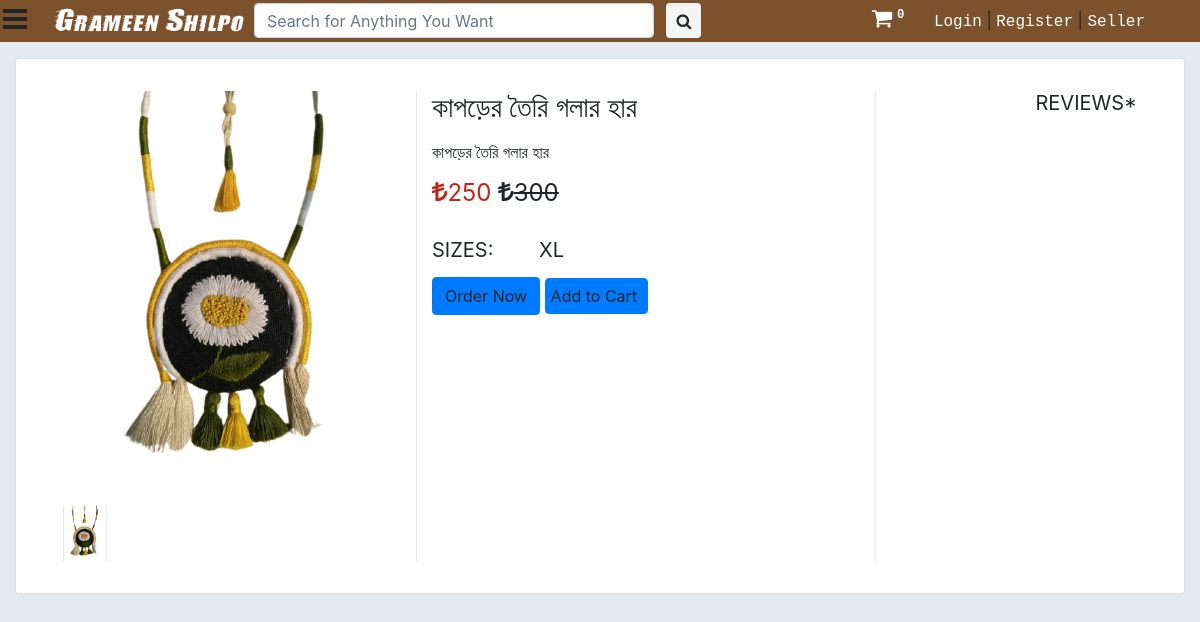
Page /product/46 on the committed database.
### saler/models.py (models this page shows, shortened)
class Product(models.Model):
	GST_CHOICES = (("0",'0'),("3",'3'),("5",'5'),("12",'12'),("18",'18'),("28",'28'))
	product_id = models.BigAutoField(primary_key=True)
	product_id2 = models.CharField(max_length=100,default='')
	shop = models.ForeignKey(User, on_delete=models.CASCADE,default='')
	product_name = models.CharField(max_length=100)
	category = models.ForeignKey(category, default="", verbose_name="Category", on_delete=models.SET_DEFAULT, null=True)
	subcategory = models.CharField(max_length=50, default="")
	price = models.IntegerField(default=0)
	price_not = models.IntegerField(default=999)
	desc = models.TextField()
	gst = models.CharField(default='0',max_length=3,choices=GST_CHOICES)
	pub_date = models.DateField(auto_now=True)
	image1 = models.ImageField(upload_to='products/images', default="",null=True)
	image2 = models.ImageField(upload_to='products/images', default="",null=True,blank=True)
	image3 = models.ImageField(upload_to='products/images', default="",null=True,blank=True)
	image4 = models.ImageField(upload_to='products/images', default="",null=True,blank=True)
	image5 = models.ImageField(upload_to='products/images', default="",null=True,blank=True)

class ProductSize(models.Model):
	product = models.ForeignKey(Product,on_delete=models.CASCADE)
	size = models.CharField(max_length=20)
	quantity = models.IntegerField(default=0, null=True)

### main/views.py (the view)
# urls.py: path("product/<int:prod_id>", views.productView, name="ProductView"),
def productView(request, prod_id):
	if request.method == 'POST' and request.user.is_authenticated:
		prod = Product.objects.filter(product_id = prod_id).first()
		review = request.POST.get('review')
		ProductReview(user=request.user,product=prod,review=review).save()
		return redirect(f"/product/{prod_id}")
	prod = Product.objects.filter(product_id = prod_id).first()
	params = {
		'product':prod,
		'product_review': ProductReview.objects.filter(product = prod),
		'sizes':[item for item in ProductSize.objects.filter(product=Product.objects.filter(product_id = prod_id)[0])],
		'cart_element_no' : len([p for p in Cart.objects.all() if p.user == request.user]),
		'category':category.objects.all(),
	}
	return render(request, 'main/single.html', params)

### main/templatetags/app_tags.py (called while the page is built)
@register.filter(name='split')
def split(str, key):
    return str.split(key)

### saler/models.py (called while the page is built)
	def __str__(self):
		return f'{self.name}'

### main/templates/main/single.html (shortened to what this page needs)
{% extends 'main/base.html' %}
{% block main_body %}
{% load static %}
	<div class="container-fluid mt-3">
		<div class="card mt-0">
			<div class="container-fluid">
				<div class="wrapper row">
					<div class="preview col-md-4" style="">
						<div id="gallery">
							<div class="preview-pic tab-content">
							  <div class="tab-pane active" style="height: 400px; width: auto; display: flex;"><img src="{{product.image1.url}}"  alt="" id="main-img" style="max-height: 100%; max-width:100%; width: auto; margin: auto" /></div>
							</div>
							<ul class="preview-thumbnail nav nav-tabs">
							  <li class="active"><img src="{{product.image1.url}}" /></li>
							</ul>
						</div>
					</div>
					<div class="details col-md-5" style="border-left: solid 1px #e2eaef; border-right: solid 1px #e2eaef;">
						<h3 class="product-title">{{product.product_name}}</h3>
						<p class="product-description">{{product.desc}}</p>
						<h4 class="price"><p><span class="item_price"><span><i class="fa fa-try"
											aria-hidden="true"></i></span>{{product.price}}</span> <del><i class="fa fa-try"
											aria-hidden="true"></i>{{product.price_not}}</del></p></h4>
            {% if sizes %}
						<h5 class="sizes">sizes:
              {% for me in sizes %}
							<span class="size" data-toggle="tooltip" title="small">{{me.size}}</span>
							{% endfor %}
						</h5>
						<div class="action">
              <div>
                    <a p_id="{{product.product_id}}" class="btn btn-primary oprbtn" id="ord{{product.product_id}}">Order Now</a>
                        <a p_id="{{product.product_id}}" class="btn btn-primary oprbtn"  style="padding: 5px 10px 5px 5px;" id="atc{{product.product_id}}">Add to Cart</a>
                  </div>
            </div>
            {% endif %}
					</div>
          <div class="col-md-3">
            <div class="float-right w-100">
              <h5 class="product-title float-right">Reviews*</h2>
              <div style="height: 400px; overflow-y: scroll;">
              </div>
            </div>
          </div>
				</div>
			</div>
		</div>
  </div>
{% endblock main_body %}

### main/static/main/css/style.css (style rules this page uses)
body a { text-decoration:none; transition:0.5s all; -webkit-transition:0.5s all; -moz-transition:0.5s all; -o-transition:0.5s all; -ms-transition:0.5s all; }
.active { left: 0; }

### main/templates/main/single.html (style rules this page uses)
body { background-color: #e2eaef; overflow-x: hidden; }
.tab-pane { width: 450px; height: auto; }
li img { border-left: solid 1px #e2eaef; border-right: solid 1px #e2eaef; }
.preview { display: -webkit-box; display: -webkit-flex; display: -ms-flexbox; display: flex; -webkit-box-orient: vertical; -webkit-box-direction: normal; -webkit-flex-direction: column; -ms-flex-direction: column; flex-direction: column; }
.preview-pic { -webkit-box-flex: 1; -webkit-flex-grow: 1; -ms-flex-positive: 1; flex-grow: 1; }
.preview-thumbnail.nav-tabs { border: none; margin-top: 15px; }
.preview-thumbnail.nav-tabs li { width: 13%; margin-right: 2.5%; }
.preview-thumbnail.nav-tabs li img { max-width: 100%; display: block; }
.preview-thumbnail.nav-tabs li:last-of-type { margin-right: 0; }
.tab-content { overflow: hidden; }
.tab-content img { width: 100%; -webkit-animation-name: opacity; animation-name: opacity; -webkit-animation-duration: .3s; animation-duration: .3s; }
.card { margin-top: 10px; background: #fff; padding: 2em; line-height: 1.5em; }
@media screen and (min-width: 997px) { .wrapper { display: -webkit-box; display: -webkit-flex; display: -ms-flexbox; display: flex; } }
.details { display: -webkit-box; display: -webkit-flex; display: -ms-flexbox; display: flex; -webkit-box-orient: vertical; -webkit-box-direction: normal; -webkit-flex-direction: column; -ms-flex-direction: column; flex-direction: column; }
.product-title, .price, .sizes, .colors { text-transform: UPPERCASE; font-weight: normal; }
.checked, .price span { color: #be2714; }
.product-title, .rating, .product-description, .price, .vote, .sizes { margin-bottom: 15px; }
.product-title { margin-top: 0; }
.size { margin-right: 10px; }
.size:first-of-type { margin-left: 40px; }
#gallery li { display: inline; margin-right: 3px; }
#gallery #main-img { background: url(https://cdn.pixabay.com/photo/2015/04/23/22/00/tree-736885__340.jpg) no-repeat 0 0; }

### rows in the picture
Product: image1 (picture), product_name "কাপড়ের তৈরি গলার হার", desc "কাপড়ের তৈরি গলার হার", price "250", price_not "300"
ProductSize: size "XL"

### other values in the picture
{{ cart_element_no }} "0"
